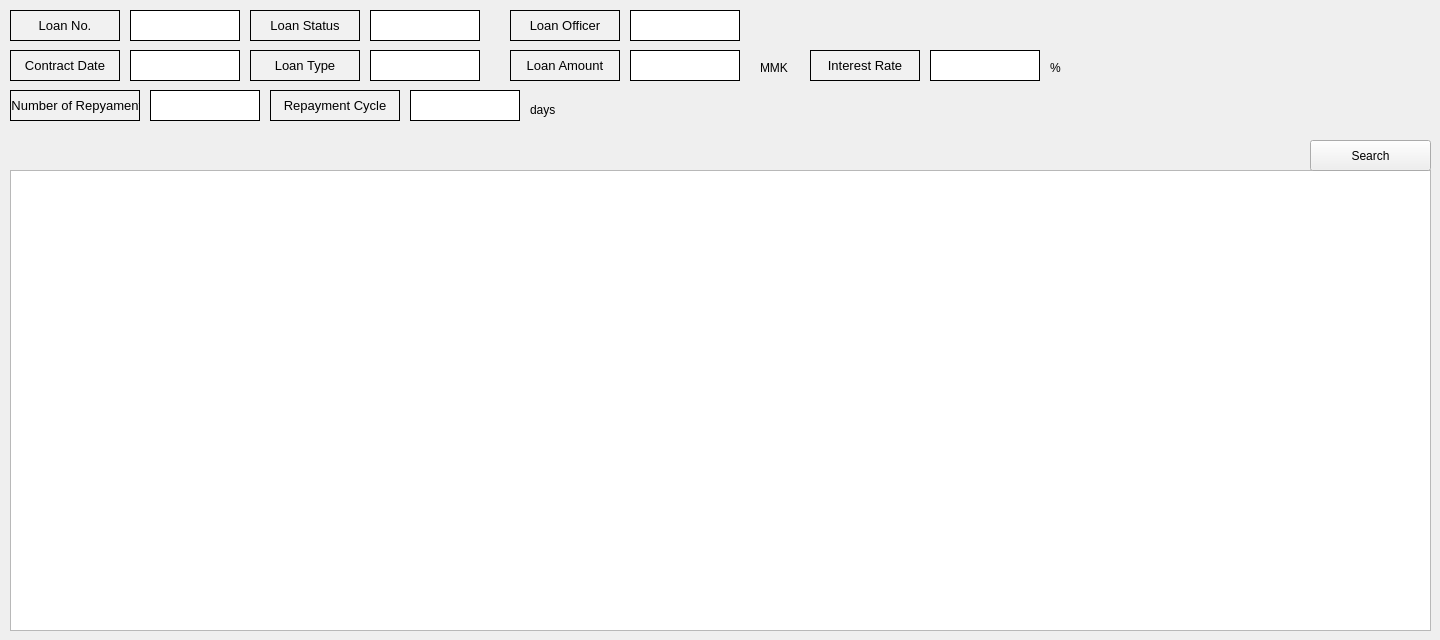
    <widget class="QWidget" name="tab_3">
     <attribute name="title">
      <string>Guarantor Management</string>
     </attribute>
     <widget class="QLabel" name="label_134">
      <property name="geometry">
       <rect>
        <x>510</x>
        <y>50</y>
        <width>110</width>
        <height>31</height>
       </rect>
      </property>
      <property name="minimumSize">
       <size>
        <width>110</width>
        <height>0</height>
       </size>
      </property>
      <property name="maximumSize">
       <size>
        <width>110</width>
        <height>16777215</height>
       </size>
      </property>
      <property name="font">
       <font>
        <pointsize>10</pointsize>
       </font>
      </property>
      <property name="styleSheet">
       <string notr="true">background-color:rgb(241, 241, 241)</string>
      </property>
      <property name="frameShape">
       <enum>QFrame::Box</enum>
      </property>
      <property name="text">
       <string>Loan Amount</string>
      </property>
      <property name="alignment">
       <set>Qt::AlignCenter</set>
      </property>
     </widget>
     <widget class="QLabel" name="label_130">
      <property name="geometry">
       <rect>
        <x>810</x>
        <y>50</y>
        <width>110</width>
        <height>31</height>
       </rect>
      </property>
      <property name="minimumSize">
       <size>
        <width>110</width>
        <height>0</height>
       </size>
      </property>
      <property name="maximumSize">
       <size>
        <width>110</width>
        <height>16777215</height>
       </size>
      </property>
      <property name="font">
       <font>
        <pointsize>10</pointsize>
       </font>
      </property>
      <property name="styleSheet">
       <string notr="true">background-color:rgb(241, 241, 241)</string>
      </property>
      <property name="frameShape">
       <enum>QFrame::Box</enum>
      </property>
      <property name="text">
       <string>Interest Rate</string>
      </property>
      <property name="alignment">
       <set>Qt::AlignCenter</set>
      </property>
     </widget>
     <widget class="QLabel" name="guarantorContractDate">
      <property name="geometry">
       <rect>
        <x>130</x>
        <y>50</y>
        <width>110</width>
        <height>31</height>
       </rect>
      </property>
      <property name="minimumSize">
       <size>
        <width>110</width>
        <height>0</height>
       </size>
      </property>
      <property name="maximumSize">
       <size>
        <width>110</width>
        <height>16777215</height>
       </size>
      </property>
      <property name="styleSheet">
       <string notr="true">background-color:rgb(255, 255, 255)
</string>
      </property>
      <property name="frameShape">
       <enum>QFrame::Box</enum>
      </property>
      <property name="text">
       <string/>
      </property>
     </widget>
     <widget class="QLabel" name="guarantorLoanAmount">
      <property name="geometry">
       <rect>
        <x>630</x>
        <y>50</y>
        <width>110</width>
        <height>31</height>
       </rect>
      </property>
      <property name="minimumSize">
       <size>
        <width>110</width>
        <height>0</height>
       </size>
      </property>
      <property name="maximumSize">
       <size>
        <width>110</width>
        <height>16777215</height>
       </size>
      </property>
      <property name="styleSheet">
       <string notr="true">background-color:rgb(255, 255, 255)
</string>
      </property>
      <property name="frameShape">
       <enum>QFrame::Box</enum>
      </property>
      <property name="text">
       <string/>
      </property>
     </widget>
     <widget class="QLabel" name="label_122">
      <property name="geometry">
       <rect>
        <x>510</x>
        <y>10</y>
        <width>110</width>
        <height>31</height>
       </rect>
      </property>
      <property name="minimumSize">
       <size>
        <width>110</width>
        <height>0</height>
       </size>
      </property>
      <property name="maximumSize">
       <size>
        <width>110</width>
        <height>16777215</height>
       </size>
      </property>
      <property name="font">
       <font>
        <pointsize>10</pointsize>
       </font>
      </property>
      <property name="styleSheet">
       <string notr="true">background-color:rgb(241, 241, 241)</string>
      </property>
      <property name="frameShape">
       <enum>QFrame::Box</enum>
      </property>
      <property name="text">
       <string>Loan Officer</string>
      </property>
      <property name="alignment">
       <set>Qt::AlignCenter</set>
      </property>
     </widget>
     <widget class="QLabel" name="label_128">
      <property name="geometry">
       <rect>
        <x>10</x>
        <y>50</y>
        <width>110</width>
        <height>31</height>
       </rect>
      </property>
      <property name="minimumSize">
       <size>
        <width>110</width>
        <height>0</height>
       </size>
      </property>
      <property name="maximumSize">
       <size>
        <width>110</width>
        <height>16777215</height>
       </size>
      </property>
      <property name="font">
       <font>
        <pointsize>10</pointsize>
       </font>
      </property>
      <property name="styleSheet">
       <string notr="true">background-color:rgb(241, 241, 241)</string>
      </property>
      <property name="frameShape">
       <enum>QFrame::Box</enum>
      </property>
      <property name="text">
       <string>Contract Date</string>
      </property>
      <property name="alignment">
       <set>Qt::AlignCenter</set>
      </property>
     </widget>
     <widget class="QLabel" name="guarantorInterestRate">
      <property name="geometry">
       <rect>
        <x>930</x>
        <y>50</y>
        <width>110</width>
        <height>31</height>
       </rect>
      </property>
      <property name="minimumSize">
       <size>
        <width>110</width>
        <height>0</height>
       </size>
      </property>
      <property name="maximumSize">
       <size>
        <width>110</width>
        <height>16777215</height>
       </size>
      </property>
      <property name="styleSheet">
       <string notr="true">background-color:rgb(255, 255, 255)
</string>
      </property>
      <property name="frameShape">
       <enum>QFrame::Box</enum>
      </property>
      <property name="text">
       <string/>
      </property>
     </widget>
     <widget class="QLabel" name="guarantorLoanNumber">
      <property name="geometry">
       <rect>
        <x>130</x>
        <y>10</y>
        <width>110</width>
        <height>31</height>
       </rect>
      </property>
      <property name="minimumSize">
       <size>
        <width>110</width>
        <height>0</height>
       </size>
      </property>
      <property name="maximumSize">
       <size>
        <width>110</width>
        <height>16777215</height>
       </size>
      </property>
      <property name="styleSheet">
       <string notr="true">background-color:rgb(255, 255, 255)
</string>
      </property>
      <property name="frameShape">
       <enum>QFrame::Box</enum>
      </property>
      <property name="text">
       <string/>
      </property>
     </widget>
     <widget class="QLabel" name="label_83">
      <property name="geometry">
       <rect>
        <x>10</x>
        <y>10</y>
        <width>110</width>
        <height>31</height>
       </rect>
      </property>
      <property name="minimumSize">
       <size>
        <width>110</width>
        <height>0</height>
       </size>
      </property>
      <property name="maximumSize">
       <size>
        <width>110</width>
        <height>16777215</height>
       </size>
      </property>
      <property name="font">
       <font>
        <pointsize>10</pointsize>
       </font>
      </property>
      <property name="styleSheet">
       <string notr="true">background-color:rgb(241, 241, 241)</string>
      </property>
      <property name="frameShape">
       <enum>QFrame::Box</enum>
      </property>
      <property name="text">
       <string>Loan No.</string>
      </property>
      <property name="alignment">
       <set>Qt::AlignCenter</set>
      </property>
     </widget>
     <widget class="QLabel" name="label_125">
      <property name="geometry">
       <rect>
        <x>250</x>
        <y>50</y>
        <width>110</width>
        <height>31</height>
       </rect>
      </property>
      <property name="minimumSize">
       <size>
        <width>110</width>
        <height>0</height>
       </size>
      </property>
      <property name="maximumSize">
       <size>
        <width>110</width>
        <height>16777215</height>
       </size>
      </property>
      <property name="font">
       <font>
        <pointsize>10</pointsize>
       </font>
      </property>
      <property name="styleSheet">
       <string notr="true">background-color:rgb(241, 241, 241)</string>
      </property>
      <property name="frameShape">
       <enum>QFrame::Box</enum>
      </property>
      <property name="text">
       <string>Loan Type</string>
      </property>
      <property name="alignment">
       <set>Qt::AlignCenter</set>
      </property>
     </widget>
     <widget class="QLabel" name="label_123">
      <property name="geometry">
       <rect>
        <x>250</x>
        <y>10</y>
        <width>110</width>
        <height>31</height>
       </rect>
      </property>
      <property name="minimumSize">
       <size>
        <width>110</width>
        <height>0</height>
       </size>
      </property>
      <property name="maximumSize">
       <size>
        <width>110</width>
        <height>16777215</height>
       </size>
      </property>
      <property name="font">
       <font>
        <pointsize>10</pointsize>
       </font>
      </property>
      <property name="styleSheet">
       <string notr="true">background-color:rgb(241, 241, 241)</string>
      </property>
      <property name="frameShape">
       <enum>QFrame::Box</enum>
      </property>
      <property name="text">
       <string>Loan Status</string>
      </property>
      <property name="alignment">
       <set>Qt::AlignCenter</set>
      </property>
     </widget>
     <widget class="QLabel" name="label_129">
      <property name="geometry">
       <rect>
        <x>1050</x>
        <y>60</y>
        <width>16</width>
        <height>16</height>
       </rect>
      </property>
      <property name="text">
       <string>%</string>
      </property>
     </widget>
     <widget class="QLabel" name="label_126">
      <property name="geometry">
       <rect>
        <x>760</x>
        <y>60</y>
        <width>41</width>
        <height>16</height>
       </rect>
      </property>
      <property name="text">
       <string>MMK</string>
      </property>
     </widget>
     <widget class="QLabel" name="guarantorLoanStatus">
      <property name="geometry">
       <rect>
        <x>370</x>
        <y>10</y>
        <width>110</width>
        <height>31</height>
       </rect>
      </property>
      <property name="minimumSize">
       <size>
        <width>110</width>
        <height>0</height>
       </size>
      </property>
      <property name="maximumSize">
       <size>
        <width>110</width>
        <height>16777215</height>
       </size>
      </property>
      <property name="styleSheet">
       <string notr="true">background-color:rgb(255, 255, 255)
</string>
      </property>
      <property name="frameShape">
       <enum>QFrame::Box</enum>
      </property>
      <property name="text">
       <string/>
      </property>
     </widget>
     <widget class="QLabel" name="guarantorLoanType">
      <property name="geometry">
       <rect>
        <x>370</x>
        <y>50</y>
        <width>110</width>
        <height>31</height>
       </rect>
      </property>
      <property name="minimumSize">
       <size>
        <width>110</width>
        <height>0</height>
       </size>
      </property>
      <property name="maximumSize">
       <size>
        <width>110</width>
        <height>16777215</height>
       </size>
      </property>
      <property name="styleSheet">
       <string notr="true">background-color:rgb(255, 255, 255)
</string>
      </property>
      <property name="frameShape">
       <enum>QFrame::Box</enum>
      </property>
      <property name="text">
       <string/>
      </property>
     </widget>
     <widget class="QLabel" name="guarantorLoanOfficer">
      <property name="geometry">
       <rect>
        <x>630</x>
        <y>10</y>
        <width>110</width>
        <height>31</height>
       </rect>
      </property>
      <property name="minimumSize">
       <size>
        <width>110</width>
        <height>0</height>
       </size>
      </property>
      <property name="maximumSize">
       <size>
        <width>110</width>
        <height>16777215</height>
       </size>
      </property>
      <property name="styleSheet">
       <string notr="true">background-color:rgb(255, 255, 255)
</string>
      </property>
      <property name="frameShape">
       <enum>QFrame::Box</enum>
      </property>
      <property name="text">
       <string/>
      </property>
     </widget>
     <widget class="QTableView" name="guarantorTable">
      <property name="geometry">
       <rect>
        <x>10</x>
        <y>170</y>
        <width>1421</width>
        <height>461</height>
       </rect>
      </property>
     </widget>
     <widget class="QLabel" name="label_38">
      <property name="geometry">
       <rect>
        <x>270</x>
        <y>90</y>
        <width>130</width>
        <height>31</height>
       </rect>
      </property>
      <property name="minimumSize">
       <size>
        <width>130</width>
        <height>0</height>
       </size>
      </property>
      <property name="maximumSize">
       <size>
        <width>130</width>
        <height>16777215</height>
       </size>
      </property>
      <property name="font">
       <font>
        <pointsize>10</pointsize>
       </font>
      </property>
      <property name="styleSheet">
       <string notr="true">background-color:rgb(241, 241, 241)</string>
      </property>
      <property name="frameShape">
       <enum>QFrame::Box</enum>
      </property>
      <property name="text">
       <string>Repayment Cycle</string>
      </property>
      <property name="alignment">
       <set>Qt::AlignCenter</set>
      </property>
     </widget>
     <widget class="QLabel" name="label_136">
      <property name="geometry">
       <rect>
        <x>530</x>
        <y>100</y>
        <width>31</width>
        <height>20</height>
       </rect>
      </property>
      <property name="text">
       <string>days</string>
      </property>
     </widget>
     <widget class="QLabel" name="label_41">
      <property name="geometry">
       <rect>
        <x>10</x>
        <y>90</y>
        <width>130</width>
        <height>31</height>
       </rect>
      </property>
      <property name="minimumSize">
       <size>
        <width>130</width>
        <height>0</height>
       </size>
      </property>
      <property name="maximumSize">
       <size>
        <width>130</width>
        <height>16777215</height>
       </size>
      </property>
      <property name="font">
       <font>
        <pointsize>10</pointsize>
       </font>
      </property>
      <property name="styleSheet">
       <string notr="true">background-color:rgb(241, 241, 241)</string>
      </property>
      <property name="frameShape">
       <enum>QFrame::Box</enum>
      </property>
      <property name="text">
       <string> Number of Repyament</string>
      </property>
      <property name="alignment">
       <set>Qt::AlignCenter</set>
      </property>
     </widget>
     <widget class="QLabel" name="guarantorNumberOfRepayment">
      <property name="geometry">
       <rect>
        <x>150</x>
        <y>90</y>
        <width>110</width>
        <height>31</height>
       </rect>
      </property>
      <property name="minimumSize">
       <size>
        <width>110</width>
        <height>0</height>
       </size>
      </property>
      <property name="maximumSize">
       <size>
        <width>110</width>
        <height>16777215</height>
       </size>
      </property>
      <property name="styleSheet">
       <string notr="true">background-color:rgb(255, 255, 255)
</string>
      </property>
      <property name="frameShape">
       <enum>QFrame::Box</enum>
      </property>
      <property name="text">
       <string/>
      </property>
     </widget>
     <widget class="QLabel" name="guarantorRepaymentCycle">
      <property name="geometry">
       <rect>
        <x>410</x>
        <y>90</y>
        <width>110</width>
        <height>31</height>
       </rect>
      </property>
      <property name="minimumSize">
       <size>
        <width>110</width>
        <height>0</height>
       </size>
      </property>
      <property name="maximumSize">
       <size>
        <width>110</width>
        <height>16777215</height>
       </size>
      </property>
      <property name="styleSheet">
       <string notr="true">background-color:rgb(255, 255, 255)
</string>
      </property>
      <property name="frameShape">
       <enum>QFrame::Box</enum>
      </property>
      <property name="text">
       <string/>
      </property>
     </widget>
     <widget class="QPushButton" name="guarantorSearchButton">
      <property name="geometry">
       <rect>
        <x>1310</x>
        <y>140</y>
        <width>121</width>
        <height>31</height>
       </rect>
      </property>
      <property name="text">
       <string>Search</string>
      </property>
     </widget>
    </widget>
